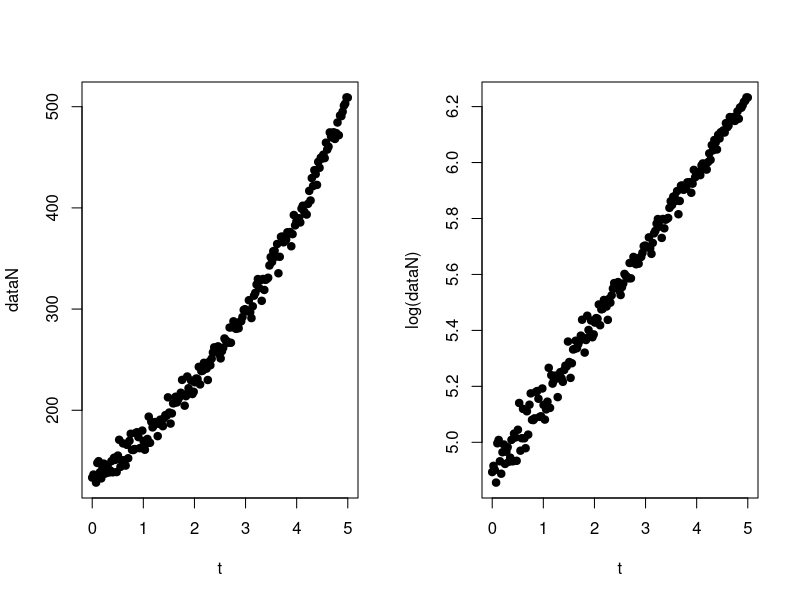
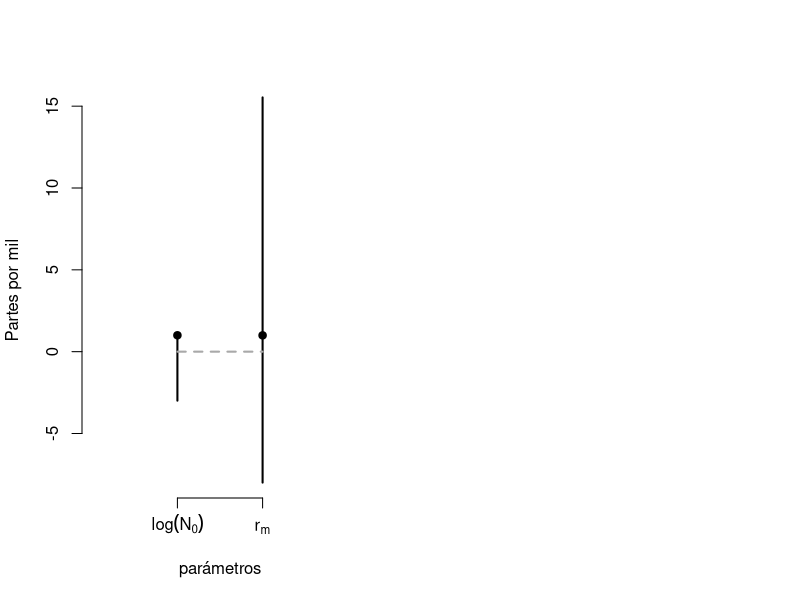

Here is the R script that generated these plots, in order:
## ---- chunk 1
knitr::opts_chunk$set(echo = FALSE)
## ---- chunk 2
N0 <- 132; rm <- 0.27; t <- seq(0,5,length.out = 200)

dataN <- N0*exp(rm*t)+rnorm(length(t),mean = 0,sd = 7.5)
data <- data.frame(N=dataN,t=t)
## ---- chunk 3
layout(matrix(c(1,2), ncol=2,nrow=1))
plot(t,dataN,type="p", pch=21,bg=1)
plot(t,log(dataN),type="p", pch=21,bg=1)
## ---- chunk 4
out <- glm(
  formula = log(N) ~ t,
  family = gaussian(link = "identity"),
  data = data
  )
  
  outCI <- confint(out)
  
  outCI
## ---- chunk 5
ppmM <- array(NA,dim = dim(outCI))

for( j in 1:nrow(outCI)){
  standard <- ifelse(j==1,log(N0),rm)
  for(i in 1:ncol(outCI)){
    ppmM[j,i] <- (standard-outCI[j,i])/standard * 1000
  }
  
}


doPlot <- function(){
plot(1:4, 1:4,ylim = range(as.numeric(ppmM)),type='n',
     axes=FALSE, xlab = "parámetros",ylab = "Partes por mil")
axis(side = 1,at = 2:3,
     labels = c(expression(log(N[0])),expression(r[m])))
axis(side = 2)
for( j in 1:nrow(ppmM)){
  standard <- ifelse(j==1,log(N0),rm)
  lines(x=rep(j+1,times=2),ppmM[j,],lwd=2)
  points(j+1,coef(out)[j]/standard, pch = 21, bg = 1)
}
lines(x=2:3,y=c(0,0),lty=2,col="darkgray",lwd=2)
}

## ---- chunk 6
doPlot()
